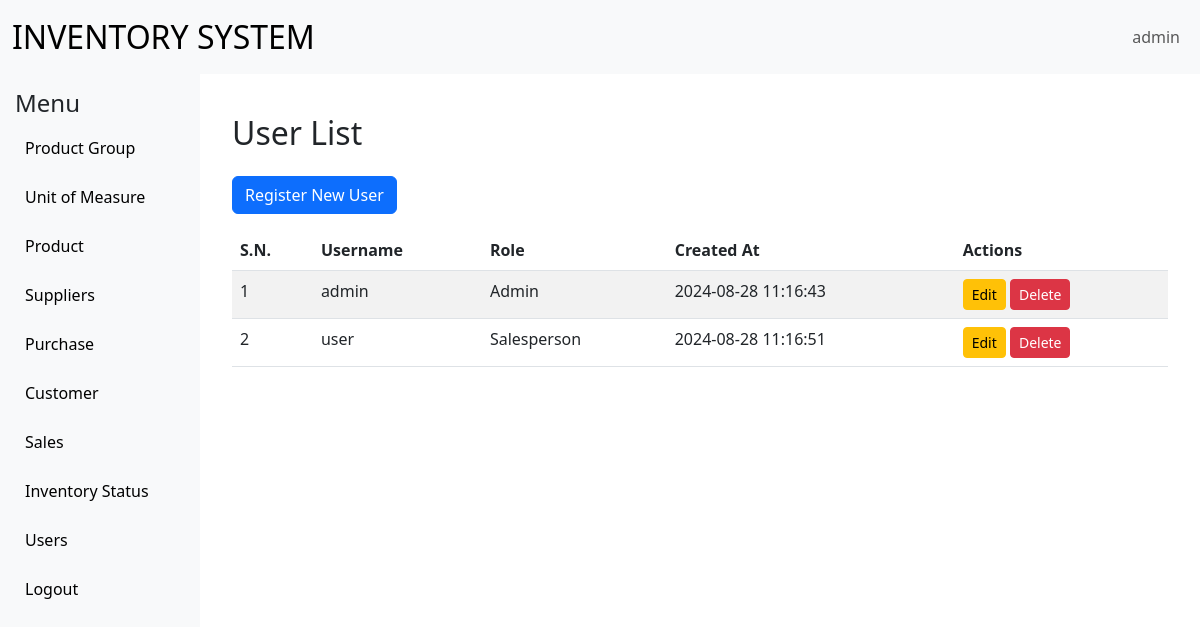
Screenshot of /common/userlist.php (signed in) with the database file from the repository.
### tables this page shows
CREATE TABLE `users` (
  `id` int(11) NOT NULL,
  `username` varchar(50) NOT NULL,
  `password` varchar(255) NOT NULL,
  `role` enum('admin','salesperson') NOT NULL DEFAULT 'salesperson',
  `created_at` timestamp NOT NULL DEFAULT current_timestamp()
);

### common/userlist.php (the view, shortened to what this page needs)
<?php
include('base.php');
$sql = "SELECT id, username, role, created_at FROM users";
$result = $con->query($sql);
?>
    <div class="container">
        <h2 class="mb-4">User List</h2>
        <a href="userregister.php" class="btn btn-primary mb-3">Register New User</a>
        <table class="table table-striped">
            <thead>
                <tr>
                    <th>S.N.</th>
                    <th>Username</th>
                    <th>Role</th>
                    <th>Created At</th>
                    <th>Actions</th>
                </tr>
            </thead>
            <tbody>
                <?php $counter = 0; ?>
                <?php while ($row = $result->fetch_assoc()): ?>
                <tr>
                    <td><?php echo ++$counter; ?></td>
                    <td><?php echo htmlspecialchars($row['username']); ?></td>
                    <td><?php echo htmlspecialchars(ucfirst($row['role'])); ?></td>
                    <td><?php echo htmlspecialchars($row['created_at']); ?></td>
                    <td>
                        <a href="useredit.php?id=<?php echo htmlspecialchars($row['id']); ?>" class="btn btn-warning btn-sm">Edit</a>
                        <a href="userdelete.php?id=<?php echo htmlspecialchars($row['id']); ?>" class="btn btn-danger btn-sm" onclick="return confirm('Are you sure?')">Delete</a>
                    </td>
                </tr>
                <?php endwhile; ?>
            </tbody>
        </table>
    </div>
<?php include('footer.php'); ?>

### common/base.php (style rules this page uses)
body { overflow-x: hidden; }

### common/userlist.php (style rules this page uses)
.container { margin-top: 20px; }
.btn-danger { background-color: #dc3545; border-color: #dc3545; }

### rows the page displays
users: username "admin", role "Admin", created_at "2024-08-28 11:16:43"
users: username "user", role "Salesperson", created_at "2024-08-28 11:16:51"

### other values shown
$_SESSION['username'] "admin"
